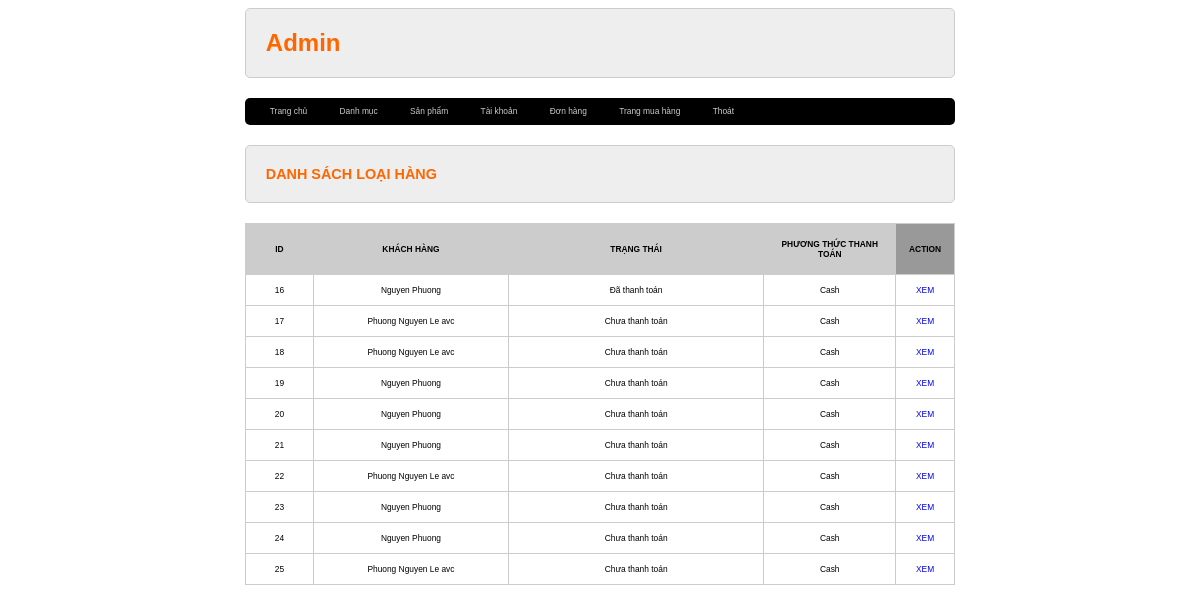
/admin/index.php?act=orders (signed in), run on the app's committed database.
### tables this page shows
CREATE TABLE `orders` (
  `id` int(11) NOT NULL,
  `is_paid` tinyint(1) NOT NULL DEFAULT 0,
  `payment_method` varchar(255) DEFAULT NULL,
  `user_id` int(11) NOT NULL,
  `creation_date` timestamp NULL DEFAULT NULL,
  `updation_date` timestamp NULL DEFAULT current_timestamp()
);

CREATE TABLE `users` (
  `id` int(11) NOT NULL,
  `email` varchar(50) NOT NULL,
  `username` varchar(50) NOT NULL,
  `password` varchar(100) NOT NULL,
  `full_name` varchar(100) NOT NULL,
  `phone` varchar(20) NOT NULL,
  `shipping_address` varchar(255) DEFAULT NULL,
  `shipping_city` varchar(50) DEFAULT NULL,
  `billing_address` varchar(255) NOT NULL,
  `billing_city` varchar(50) NOT NULL,
  `register_date` timestamp NOT NULL DEFAULT current_timestamp() ON UPDATE current_timestamp(),
  `updation_date` timestamp NOT NULL DEFAULT current_timestamp(),
  `is_admin` int(1) NOT NULL
);

### model/order.php (called while the page is built, shortened)
<?php
function getAllOrders() {
    $conn=connectdb();
    $sql = "SELECT o.id, o.is_paid, o.payment_method, u.id as user_id, u.full_name
            FROM orders as o
            INNER JOIN users as u ON o.user_id = u.id";
    $stmt = $conn->prepare($sql);
    $stmt->execute();
    $stmt->setFetchMode(PDO::FETCH_ASSOC);
    $kq=$stmt->fetchAll();
    return $kq;
}
?>

### admin/view/orders.php (the view)
<div class="row">
            <div class="row frmtitle">
                <H1>DANH SÁCH LOẠI HÀNG</H1>
            </div>
            <div class="row frmcontent">
                <div class="row mb10 frmdsloai">
                    <table>
                        <tr>
                            <th>ID</th>
                            <th>KHÁCH HÀNG</th>
                            <th>TRẠNG THÁI</th>
                            <th>PHƯƠNG THỨC THANH TOÁN</th>
                            <th>ACTION</th>
                        </tr>
                        <?php
                        foreach($orders as $item) {
                        ?>
                        <tr>
                            <td><?=$item['id']?></td>
                            <td><?=$item['full_name']?></td>
                            <td><?=$item['is_paid']==0? 'Chưa thanh toán' : 'Đã thanh toán'?></td>
                            <td><?=$item['payment_method']?></td>
                            <td><a href="index.php?act=updateOrder&id=<?=$item['id']?>">XEM</a></td>
                        </tr>
                        <?php
                        }
                        ?>
                    </table>
                </div>
            </div>
        </div>

### view/css/style.css (style rules this page uses)
* { box-sizing: border-box; font-family: sans-serif; font-size: 0.7vw; }
.row { float: left; width: 100%; }
.mb10 { margin-bottom: 10px; }
a { text-decoration: none; }
h1 { margin: 20px 0px; font-size: 1.2vw; color: #F60; }
table { width: 100%; border-collapse: collapse; }
th { background-color: #999; padding: 10px; }
th, td { border: 1px #CCC solid; text-align: center; }
.frmtitle { background-color: #EEE; border: 1px #CCC solid; color: #666; border-radius: 5px; padding: 0px 20px; }
.frmcontent { padding: 20px 0px; }
.frmdsloai table { width: 100%; border-collapse: collapse; }
.frmdsloai table th:nth-child(1) { width: 10%; padding: 20px; background-color: #CCC; }
.frmdsloai table th:nth-child(2) { width: 30%; background-color: #CCC; }
.frmdsloai table th:nth-child(3) { width: 40%; background-color: #CCC; }
.frmdsloai table th:nth-child(4) { width: 20%; background-color: #CCC; }
.frmdsloai table td { padding: 10px 20px; border: 1px #CCC solid; }

### data on the page
orders: id "16", user.full_name "Nguyen Phuong", is_paid "Đã thanh toán", payment_method "Cash"
orders: id "17", user.full_name "Phuong Nguyen Le avc", is_paid "Chưa thanh toán", payment_method "Cash"
orders: id "18", user.full_name "Phuong Nguyen Le avc", is_paid "Chưa thanh toán", payment_method "Cash"
orders: id "19", user.full_name "Nguyen Phuong", is_paid "Chưa thanh toán", payment_method "Cash"
orders: id "20", user.full_name "Nguyen Phuong", is_paid "Chưa thanh toán", payment_method "Cash"
orders: id "21", user.full_name "Nguyen Phuong", is_paid "Chưa thanh toán", payment_method "Cash"
orders: id "22", user.full_name "Phuong Nguyen Le avc", is_paid "Chưa thanh toán", payment_method "Cash"
orders: id "23", user.full_name "Nguyen Phuong", is_paid "Chưa thanh toán", payment_method "Cash"
orders: id "24", user.full_name "Nguyen Phuong", is_paid "Chưa thanh toán", payment_method "Cash"
orders: id "25", user.full_name "Phuong Nguyen Le avc", is_paid "Chưa thanh toán", payment_method "Cash"
